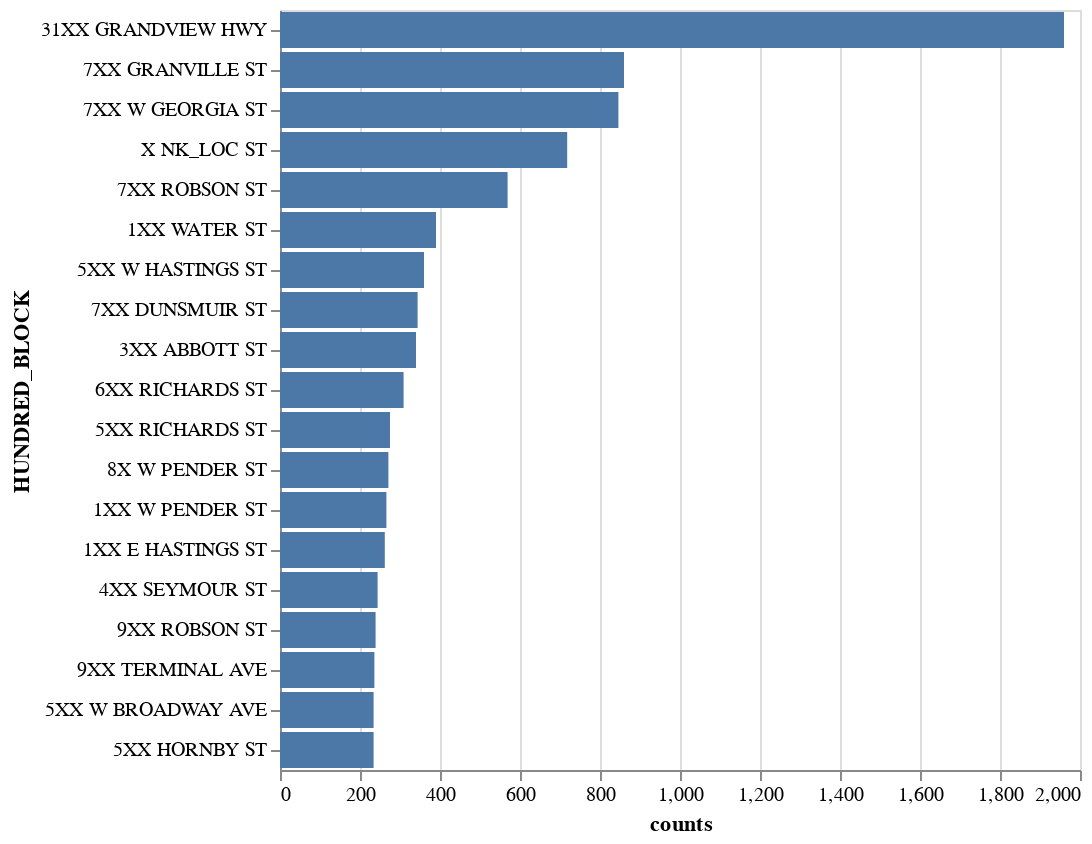

Notebook cell for this chart:
### Code cell
crime_count = df.groupby('HUNDRED_BLOCK').size().sort_values(ascending=False).reset_index(name='counts')[1:20]

alt.Chart(crime_count).mark_bar().encode(
    alt.X('counts'),
    alt.Y('HUNDRED_BLOCK:N', sort='-x')
)

### Figure 1 — Vega-Lite specification as saved in the notebook (floating-point values rounded to 4 significant figures)
{"config": {"view": {"continuousWidth": 400, "continuousHeight": 300}}, "data": {"name": "data-8d99f45e671649c99e2b7e9348194feb"}, "mark": "bar", "encoding": {"x": {"type": "quantitative", "field": "counts"}, "y": {"type": "nominal", "field": "HUNDRED_BLOCK", "sort": "-x"}}, "$schema": "https://vega.github.io/schema/vega-lite/v4.8.1.json", "datasets": {"data-8d99f45e671649c99e2b7e9348194feb": [{"HUNDRED_BLOCK": "31XX GRANDVIEW HWY", "counts": 1960}, {"HUNDRED_BLOCK": "7XX GRANVILLE ST", "counts": 860}, {"HUNDRED_BLOCK": "7XX W GEORGIA ST", "counts": 846}, {"HUNDRED_BLOCK": "X NK_LOC ST", "counts": 718}, {"HUNDRED_BLOCK": "7XX ROBSON ST", "counts": 569}, {"HUNDRED_BLOCK": "1XX WATER ST", "counts": 390}, {"HUNDRED_BLOCK": "5XX W HASTINGS ST", "counts": 360}, {"HUNDRED_BLOCK": "7XX DUNSMUIR ST", "counts": 344}, {"HUNDRED_BLOCK": "3XX ABBOTT ST", "counts": 340}, {"HUNDRED_BLOCK": "6XX RICHARDS ST", "counts": 309}, {"HUNDRED_BLOCK": "5XX RICHARDS ST", "counts": 275}, {"HUNDRED_BLOCK": "8X W PENDER ST", "counts": 271}, {"HUNDRED_BLOCK": "1XX W PENDER ST", "counts": 266}, {"HUNDRED_BLOCK": "1XX E HASTINGS ST", "counts": 262}, {"HUNDRED_BLOCK": "4XX SEYMOUR ST", "counts": 244}, {"HUNDRED_BLOCK": "9XX ROBSON ST", "counts": 239}, {"HUNDRED_BLOCK": "9XX TERMINAL AVE", "counts": 236}, {"HUNDRED_BLOCK": "5XX W BROADWAY AVE", "counts": 234}, {"HUNDRED_BLOCK": "5XX HORNBY ST", "counts": 234}]}}
